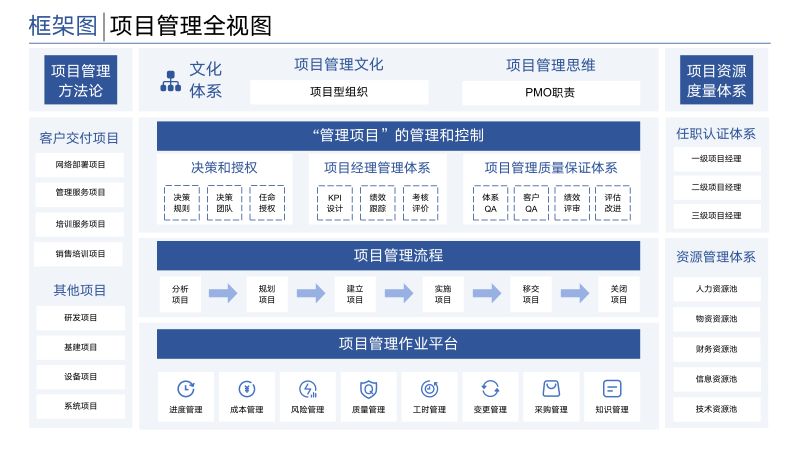
#> input picture dsh-ppt-plugin/skills/gorden-image-ppt-gen/参考图/leader_love/ref1.png, 1600 x 900 px (shown at 1/2 size)
$ python visual_compare_qa.py '../../gorden-image-ppt-gen/参考图/leader_love/ref1.png' '../../gorden-image-ppt-gen/参考图/leader_love/ref2.png' --out-dir out
#> lines starting #> are read from the running program, lines starting #| are printed output that depends on the picture
#!/usr/bin/env python3
"""Create visual QA artifacts comparing a source slide to a composed preview.

This script does not decide semantic correctness by itself. It renders the
source and the final PPTX preview into a shared canvas, then writes artifacts
that make placement errors visible for GPT/human visual review:

- side_by_side.png: source on the left, preview on the right
- blend.png: 50/50 overlay
- diff_heatmap.png: red heatmap of pixel differences
- report.json: basic image-difference metrics

Usage:
    python3 scripts/visual_compare_qa.py source.png out/preview/slide_01.png --out-dir qa/visual
"""
from __future__ import annotations

import argparse
import json
from pathlib import Path


def _die(msg: str, code: int = 2):
    import sys
    print(f"Error: {msg}", file=sys.stderr)
    raise SystemExit(code)


def _fit_source_to_preview(source, preview_size):
    """Resize source to preview size using the preview aspect as authority."""
    return source.convert("RGB").resize(preview_size)


def main() -> None:
    ap = argparse.ArgumentParser(description=__doc__)
    ap.add_argument("source", help="Original slide image.")
    ap.add_argument("preview", help="Composed PPTX preview image.")
    ap.add_argument("--out-dir", required=True, help="Directory for QA artifacts.")
    args = ap.parse_args()

    try:
        from PIL import Image, ImageChops, ImageDraw, ImageOps, ImageStat
    except ImportError:
        _die("Pillow is required (pip install pillow)")

    source_path = Path(args.source)
    preview_path = Path(args.preview)
    out_dir = Path(args.out_dir)
    if not source_path.exists():
        _die(f"source not found: {source_path}")
    if not preview_path.exists():
        _die(f"preview not found: {preview_path}")
    out_dir.mkdir(parents=True, exist_ok=True)

    with Image.open(source_path) as src_im, Image.open(preview_path) as prv_im:
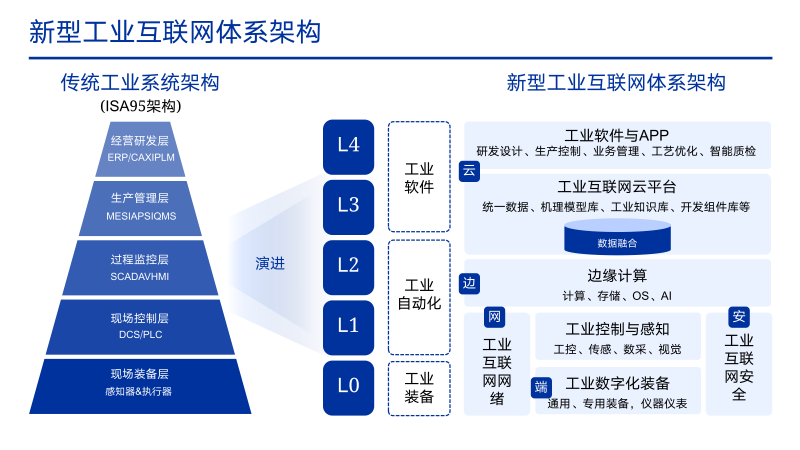
#> input picture dsh-ppt-plugin/skills/gorden-image-ppt-gen/参考图/leader_love/ref2.png, 1600 x 900 px (shown at 1/2 size)
#> src_im is the input picture: PIL image 1600x900 RGBA; mean R, G, B, A 215.9, 222.7, 234.1, 255
#> prv_im is the input picture: PIL image 1600x900 RGBA; mean R, G, B, A 205, 214.6, 234.8, 255
        preview = prv_im.convert("RGB")
        source = _fit_source_to_preview(src_im, preview.size)

    source.save(out_dir / "source_resized.png")
    preview.save(out_dir / "preview.png")

    side = Image.new("RGB", (preview.width * 2, preview.height), (18, 18, 18))
#> side: PIL image 3200x900 RGB; every value is 18
    side.paste(source, (0, 0))
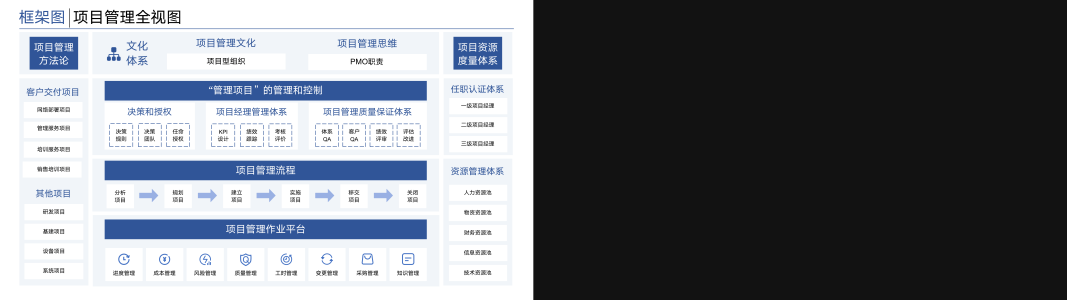
#> side: PIL image 3200x900 RGB (shown at 1/3 size); mean R, G, B 116.9, 120.3, 126
    side.paste(preview, (preview.width, 0))
    draw = ImageDraw.Draw(side)
    draw.rectangle([0, 0, 170, 32], fill=(0, 0, 0))
    draw.rectangle([preview.width, 0, preview.width + 180, 32], fill=(0, 0, 0))
    draw.text((10, 8), "source", fill=(255, 255, 255))
    draw.text((preview.width + 10, 8), "preview", fill=(255, 255, 255))
    side.save(out_dir / "side_by_side.png")
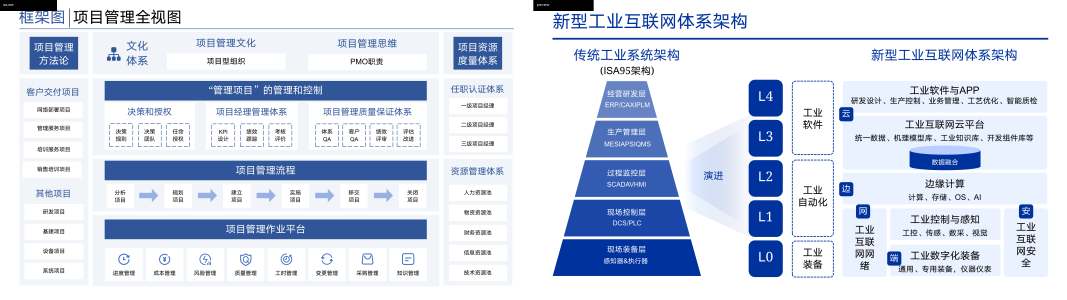
#> saved as side_by_side.png: PIL image 3200x900 RGB (shown at 1/3 size); mean R, G, B 209.4, 217.6, 233.4

    blend = Image.blend(source, preview, 0.5)
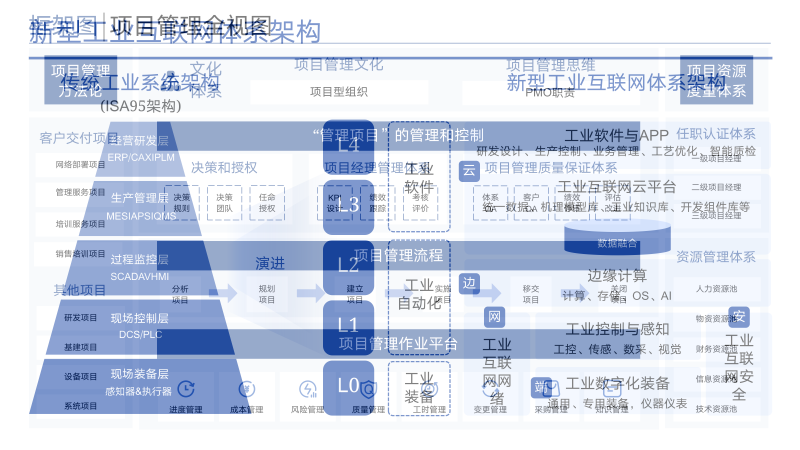
#> blend: PIL image 1600x900 RGB (shown at 1/2 size); mean R, G, B 210.3, 218.5, 234.3
    blend.save(out_dir / "blend.png")

    diff = ImageChops.difference(source, preview)
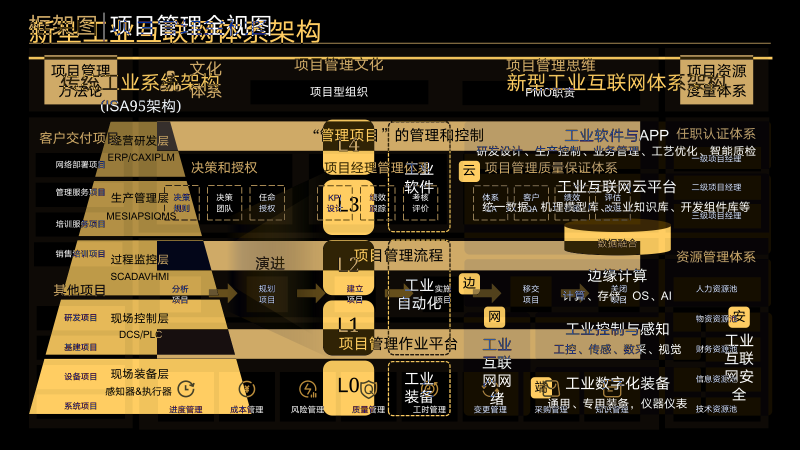
#> diff: PIL image 1600x900 RGB (shown at 1/2 size); mean R, G, B 66.2, 54.6, 32.4
    stat = ImageStat.Stat(diff)
    mean_abs = sum(stat.mean) / 3.0
#> mean_abs = 51.07
    rms = (sum(v * v for v in stat.rms) / 3.0) ** 0.5
#> rms = 90.87

    gray = ImageOps.grayscale(diff)
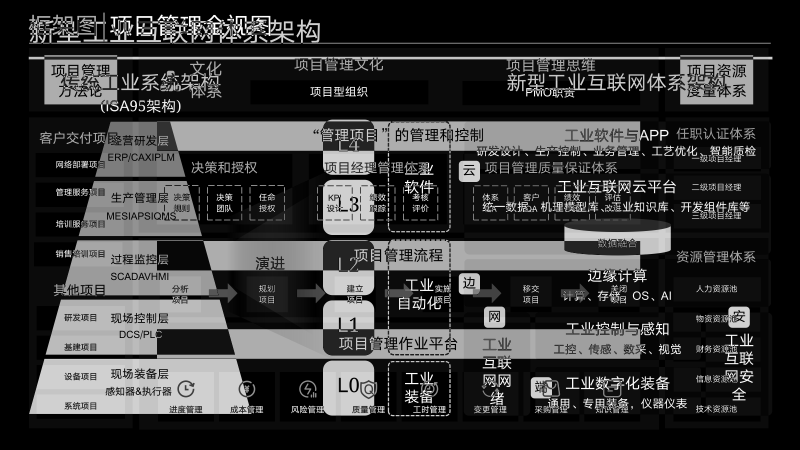
#> gray: PIL image 1600x900 L (shown at 1/2 size); min 0, max 255, mean 55.5
    hist = gray.histogram()
#> hist = 256 values, max 449284 at index 0, min 162 at index 248, mean 5625
    total = preview.width * preview.height
#> total = 1440000
    changed_32 = sum(hist[32:]) / total
#> changed_32 = 0.338
    changed_64 = sum(hist[64:]) / total
#> changed_64 = 0.298

    # Red heatmap over the source. This exposes large content displacement while
    # preserving enough source context to locate the problem.
    heat_alpha = gray.point(lambda v: min(220, int(v * 1.35)))
    heat = Image.new("RGBA", preview.size, (255, 0, 0, 0))
    heat.putalpha(heat_alpha)
    heat_base = source.convert("RGBA")
    heat_base.alpha_composite(heat)
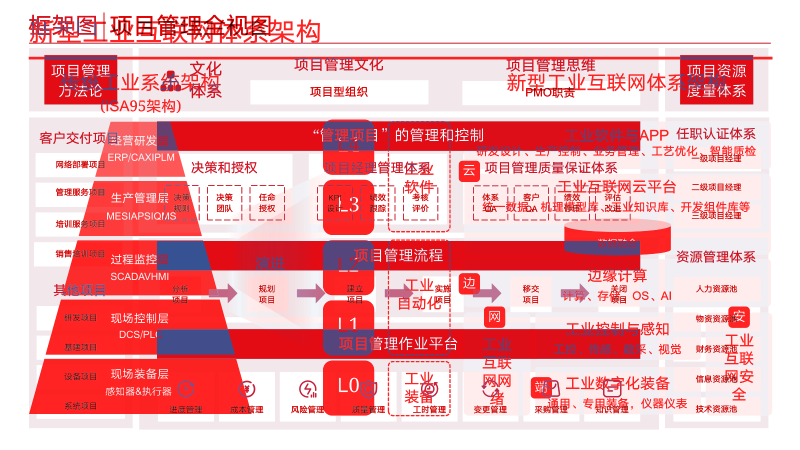
#> heat_base: PIL image 1600x900 RGBA (shown at 1/2 size); mean R, G, B, A 240.1, 175.2, 179.4, 255
    heat_base.convert("RGB").save(out_dir / "diff_heatmap.png")

    report = {
        "source": str(source_path),
        "preview": str(preview_path),
        "preview_size": list(preview.size),
        "mean_abs_diff_0_255": round(mean_abs, 4),
        "rms_diff_0_255": round(rms, 4),
        "changed_pixel_fraction_threshold_32": round(changed_32, 6),
        "changed_pixel_fraction_threshold_64": round(changed_64, 6),
        "artifacts": {
            "source_resized": str(out_dir / "source_resized.png"),
            "preview": str(out_dir / "preview.png"),
            "side_by_side": str(out_dir / "side_by_side.png"),
            "blend": str(out_dir / "blend.png"),
            "diff_heatmap": str(out_dir / "diff_heatmap.png"),
        },
        "note": (
            "Metrics are diagnostic only. Final pass/fail requires visual review "
            "of source vs preview for text/icon position, size, and overlap."
        ),
    }
    (out_dir / "report.json").write_text(json.dumps(report, ensure_ascii=False, indent=2) + "\n", encoding="utf-8")

    print(f"Wrote {out_dir / 'side_by_side.png'}")
    print(f"Wrote {out_dir / 'blend.png'}")
    print(f"Wrote {out_dir / 'diff_heatmap.png'}")
    print(f"Wrote {out_dir / 'report.json'}")


if __name__ == "__main__":
    main()
